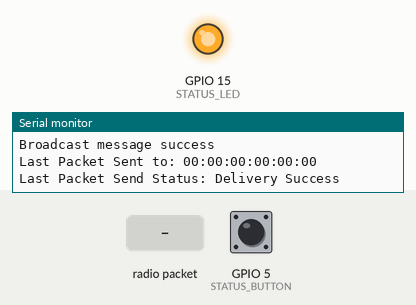
This sketch was run on a simulated ESP32. On the bench: output pins drawn as LEDs (lit = HIGH), the last lines printed to the serial monitor. The inputs (shaded band) are chosen by the test bench; at power-on: GPIO 5 (STATUS_BUTTON) HIGH.

Above: at 2.2 s.
2.3 s: radio packet "1" arrives
At 2.9 s:
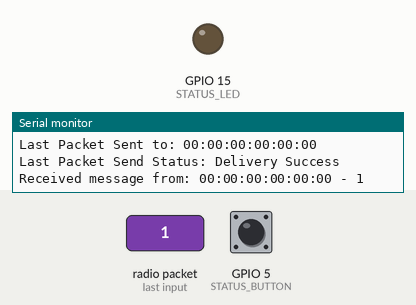
3.8 s: GPIO 5 (STATUS_BUTTON) pulled LOW for 1 s
At 6.0 s:
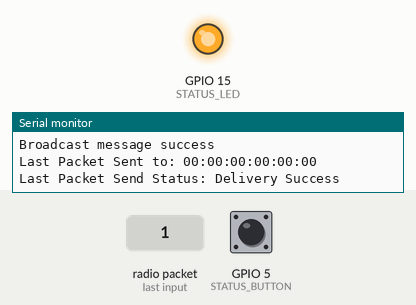
6.3 s: GPIO 5 (STATUS_BUTTON) pulled LOW for 0.15 s
At 7.8 s:
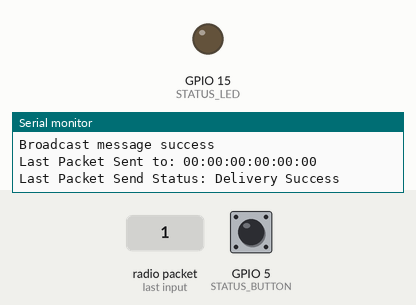
Timing chart, 0 to 9.3 s (numbered marks = the images above; inputs shaded):
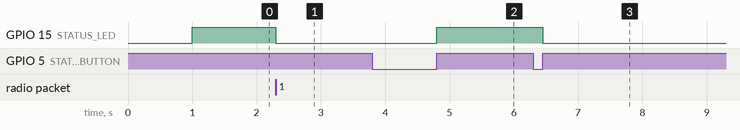

The sketch:

3_broadcast.ino
```cpp
// Include Libraries
#include <WiFi.h>
#include <esp_now.h>

// Define LED and pushbutton state booleans
bool buttonDown = false;
bool ledOn = false;

// Define LED and pushbutton pins
#define STATUS_LED 15
#define STATUS_BUTTON 5

void formatMacAddress(const uint8_t *macAddr, char *buffer, int maxLength)
// Formats MAC Address
{
    snprintf(buffer, maxLength, "%02x:%02x:%02x:%02x:%02x:%02x", macAddr[0], macAddr[1], macAddr[2], macAddr[3], macAddr[4], macAddr[5]);
}

void receiveCallback(const uint8_t *macAddr, const uint8_t *data, int dataLen)
// Called when data is received
{
    // Only allow a maximum of 250 characters in the message + a null terminating byte
    char buffer[ESP_NOW_MAX_DATA_LEN + 1];
    int msgLen = min(ESP_NOW_MAX_DATA_LEN, dataLen);
    strncpy(buffer, (const char *)data, msgLen);

    // Make sure we are null terminated
    buffer[msgLen] = 0;

    // Format the MAC address
    char macStr[18];
    formatMacAddress(macAddr, macStr, 18);

    // Send Debug log message to the serial port
    Serial.printf("Received message from: %s - %s\n", macStr, buffer);

    // Check switch status
    if (strcmp("on", buffer) == 0)
    {
        ledOn = true;
    }
    else
    {
        ledOn = false;
    }
    digitalWrite(STATUS_LED, ledOn);
}

void sentCallback(const uint8_t *macAddr, esp_now_send_status_t status)
// Called when data is sent
{
    char macStr[18];
    formatMacAddress(macAddr, macStr, 18);
    Serial.print("Last Packet Sent to: ");
    Serial.println(macStr);
    Serial.print("Last Packet Send Status: ");
    Serial.println(status == ESP_NOW_SEND_SUCCESS ? "Delivery Success" : "Delivery Fail");
}

void broadcast(const String &message)
// Emulates a broadcast
{
    // Broadcast a message to every device in range
    uint8_t broadcastAddress[] = {0xFF, 0xFF, 0xFF, 0xFF, 0xFF, 0xFF};
    esp_now_peer_info_t peerInfo = {};
    memcpy(&peerInfo.peer_addr, broadcastAddress, 6);
    if (!esp_now_is_peer_exist(broadcastAddress))
    {
        esp_now_add_peer(&peerInfo);
    }
    // Send message
    esp_err_t result = esp_now_send(broadcastAddress, (const uint8_t *)message.c_str(), message.length());

    // Print results to serial monitor
    if (result == ESP_OK)
    {
        Serial.println("Broadcast message success");
    }
    else if (result == ESP_ERR_ESPNOW_NOT_INIT)
    {
        Serial.println("ESP-NOW not Init.");
    }
    else if (result == ESP_ERR_ESPNOW_ARG)
    {
        Serial.println("Invalid Argument");
    }
    else if (result == ESP_ERR_ESPNOW_INTERNAL)
    {
        Serial.println("Internal Error");
    }
    else if (result == ESP_ERR_ESPNOW_NO_MEM)
    {
        Serial.println("ESP_ERR_ESPNOW_NO_MEM");
    }
    else if (result == ESP_ERR_ESPNOW_NOT_FOUND)
    {
        Serial.println("Peer not found.");
    }
    else
    {
        Serial.println("Unknown error");
    }
}

void setup()
{

    // Set up Serial Monitor
    Serial.begin(115200);
    delay(1000);

    // Set ESP32 in STA mode to begin with
    WiFi.mode(WIFI_STA);
    Serial.println("ESP-NOW Broadcast Demo");

    // Print MAC address
    Serial.print("MAC Address: ");
    Serial.println(WiFi.macAddress());

    // Disconnect from WiFi
    WiFi.disconnect();

    // Initialize ESP-NOW
    if (esp_now_init() == ESP_OK)
    {
        Serial.println("ESP-NOW Init Success");
        esp_now_register_recv_cb(receiveCallback);
        esp_now_register_send_cb(sentCallback);
    }
    else
    {
        Serial.println("ESP-NOW Init Failed");
        delay(3000);
        ESP.restart();
    }

    // Pushbutton uses built-in pullup resistor
    pinMode(STATUS_BUTTON, INPUT_PULLUP);

    // LED Output
    pinMode(STATUS_LED, OUTPUT);
}

void loop()
{
    if (digitalRead(STATUS_BUTTON))
    {
        // Detect the transition from low to high
        if (!buttonDown)
        {
            buttonDown = true;

            // Toggle the LED state
            ledOn = !ledOn;
            digitalWrite(STATUS_LED, ledOn);

            // Send a message to all devices
            if (ledOn)
            {
                broadcast("on");
            }
            else
            {
                broadcast("off");
            }
        }

        // Delay to avoid bouncing
        delay(500);
    }
    else
    {
        // Reset the button state
        buttonDown = false;
    }
}
```

Measured:
- after the input at 2.3 s, GPIO 15 (STATUS_LED): HIGH → LOW at once
- after the input at 3.8 s, GPIO 15 (STATUS_LED): LOW → HIGH after 1.0 s
- after the input at 6.3 s, GPIO 15 (STATUS_LED): HIGH → LOW after 0.15 s
